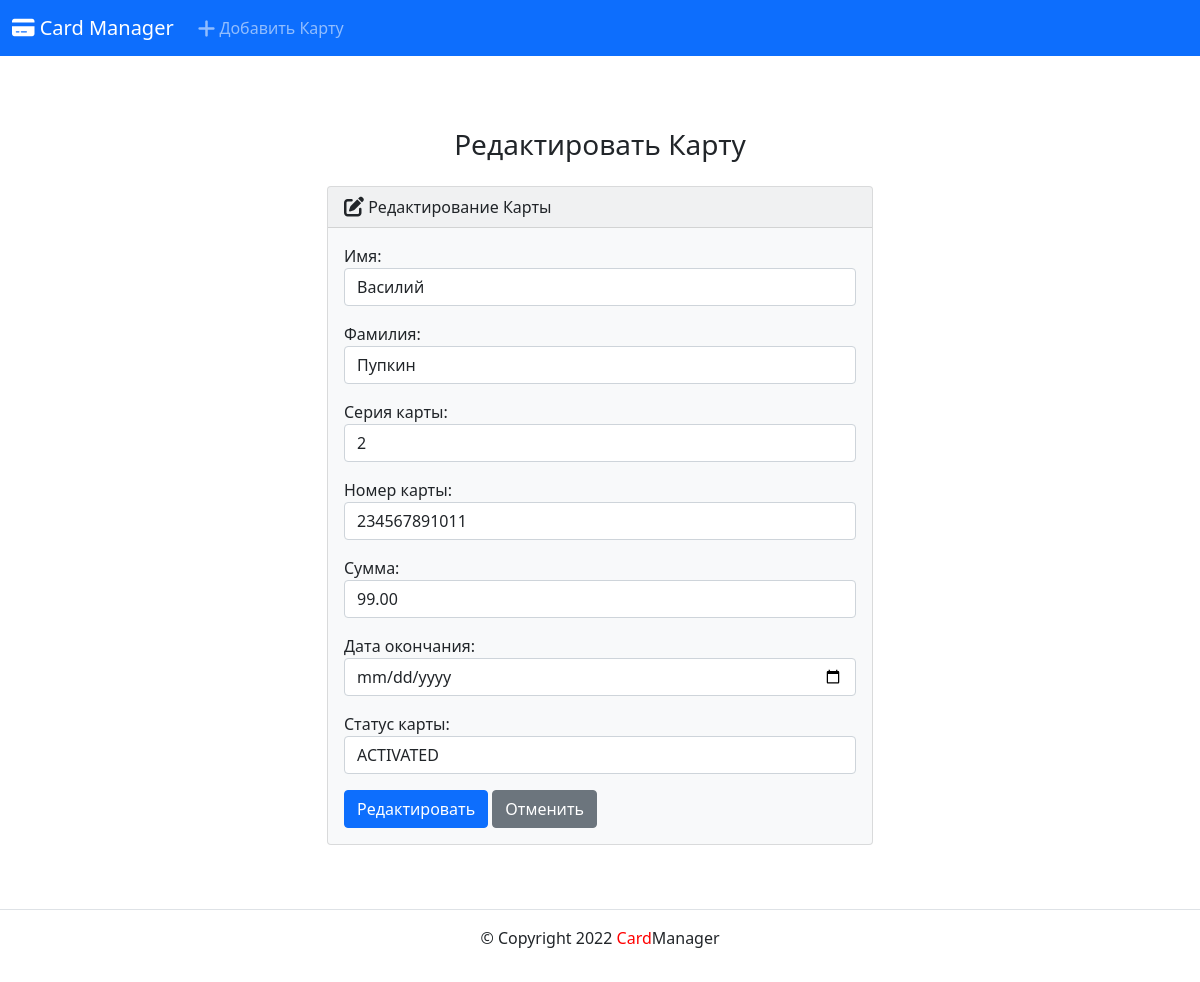
/edit_card/2/, run on the app's committed database.
### cards/models.py (models this page shows, shortened)
class Cards(models.Model):
    STATUS = [
     ('ACTIVATED', 'ACTIVATED'),
     ('NOT ACTIVATED', 'NOT ACTIVATED'),
     ('EXPIRED', 'EXPIRED'),
    ]
    first_name = models.CharField(max_length=100)
    last_name = models.CharField(max_length=100)
    card_series = models.PositiveIntegerField()
    number_card = models.CharField(max_length=16)
    amount = models.DecimalField(max_digits=4, decimal_places=2)
    data_created = models.DateTimeField(auto_now_add=True)
    data_end = models.DateTimeField()
    status = models.CharField(choices=STATUS, default='ACTIVATED', max_length=100)

### cards/views.py (the view)
# urls.py: path('edit_card/<int:id>/', views.edit_card, name='edit_card'),
def edit_card(request, id):
    if request.method == 'POST':
        card = Cards.objects.get(pk=id)
        form = CardForm(request.POST, instance=card)
        if form.is_valid():
            form.save()
            return render(request, 'cards/edit_card.html', {
                'form': form,
                'success': True})
    else:
        card = Cards.objects.get(pk=id)
        form = CardForm(instance=card)
    return render(request, 'cards/edit_card.html', {
                'form': form})

### cards/forms.py
class CardForm(forms.ModelForm):
    class Meta:
        model = Cards
        fields = '__all__'
        labels = {
            'first_name': 'Имя',
            'last_name': 'Фамилия',
            'card_series': 'Серия карты',
            'number_card': 'Номер карты',
            'amount': 'Сумма',
            'data_end': 'Дата окончания',
            'status': 'Статус карты'
        }
        widgets = {
            'first_name': forms.TextInput(attrs={'class': 'form-control'}),
            'last_name': forms.TextInput(attrs={'class': 'form-control'}),
            'card_series': forms.NumberInput(attrs={'class': 'form-control'}),
            'number_card': forms.NumberInput(attrs={'class': 'form-control'}),
            'amount': forms.NumberInput(attrs={'class': 'form-control'}),
            'data_end': DateInput(attrs={'class': 'form-control'}),
            'status': forms.Select(attrs={'class': 'form-control'})
        }

### cards/templates/cards/edit_card.html (shortened to what this page needs)
{% extends 'base.html' %}
{% block content %}
  <h3 class="text-center m-4">Редактировать Карту</h3>
  {% if success %}
    <div class="alert alert-success" role="alert">
      Новая карта обнавлена успешно.
      <a href="{% url 'cards:index' %}" class="alert-link">Перейти на главную страницу.</a>
    </div>
  {% else %}
    <div class="row justify-content-center">
      <div class="col-6">
        <div class="card bg-light mb-3">
          <div class="card-header">
            <i class="fa-solid fa-pen-to-square fa-lg"></i> Редактирование Карты
          </div>
          <div class="card-body">
            <form action="" method="POST">
              {{ form.as_p }}
              <button type="submit" class="btn btn-primary">Редактировать</button>
              <a href="{% url 'cards:index' %}" class="btn btn-secondary">Отменить</a>
            </form>
          </div>
        </div>
      </div>
    </div>
  {% endif %}
{% endblock %}

### data on the page
Cards: first_name "Василий", last_name "Пупкин", card_series "2", number_card "234567891011", amount "99.00", status "ACTIVATED"
